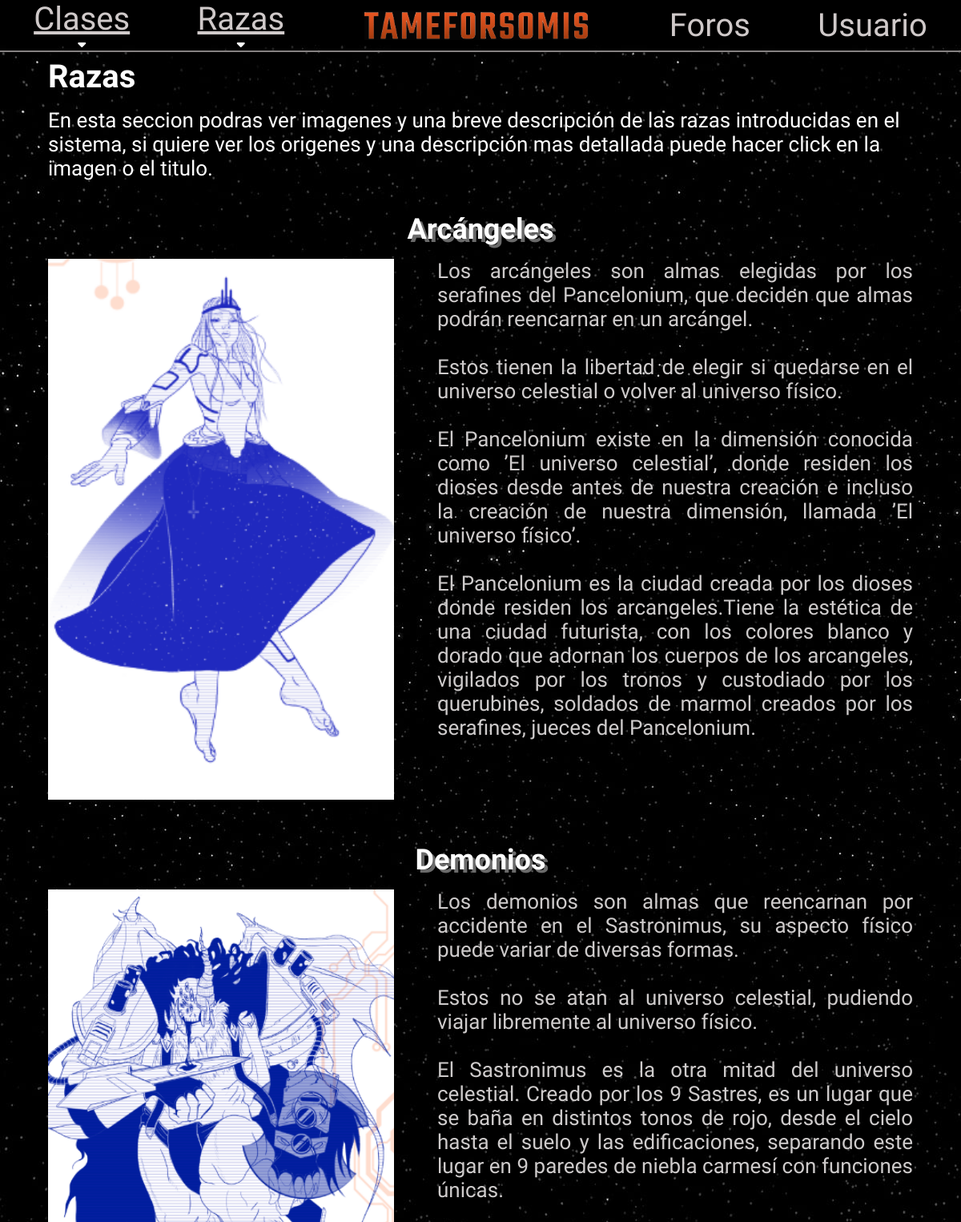
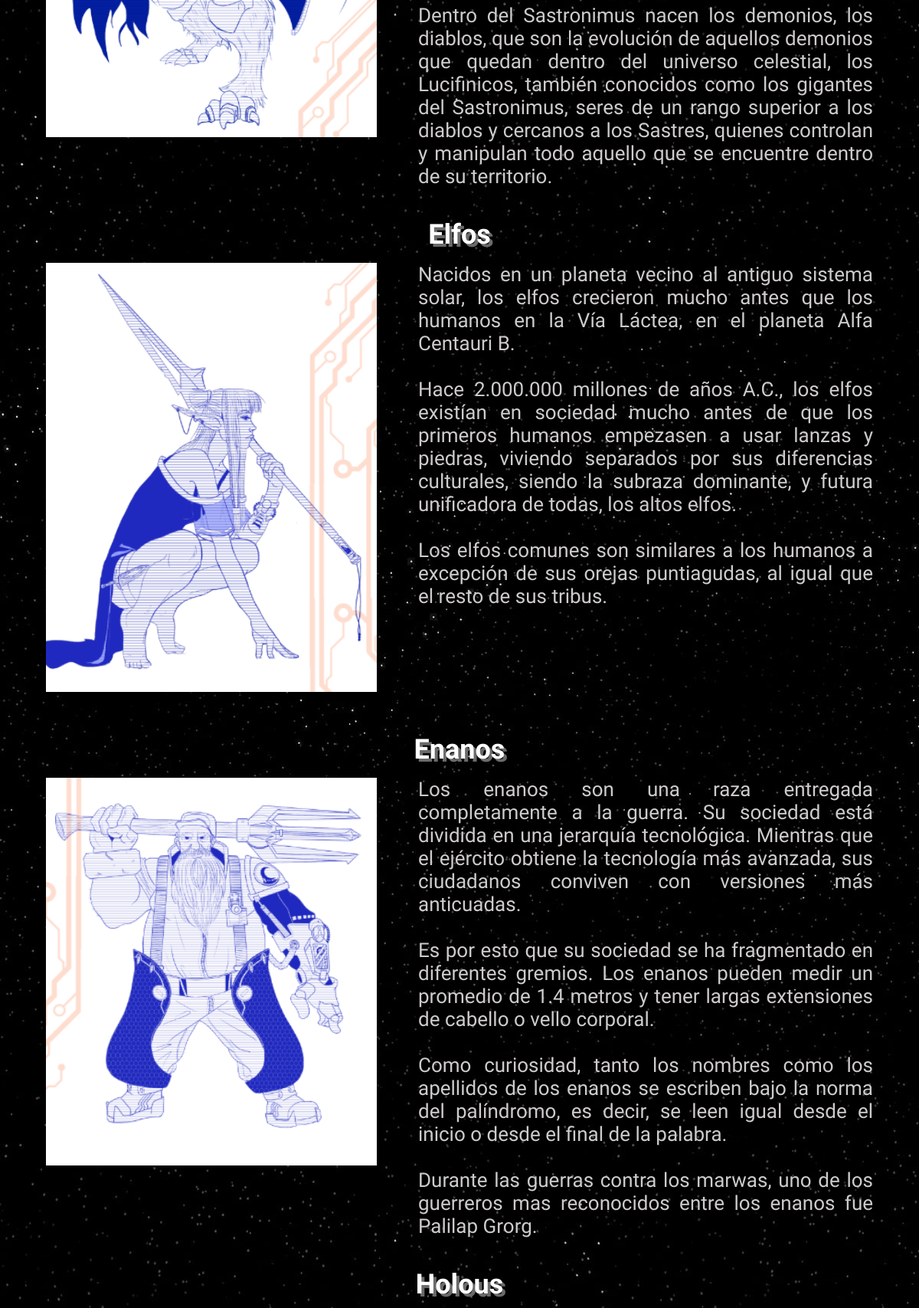
/index.php?action=listarRazas (upper part), run on the app's committed database (2 pictures, top to bottom).
### tables this page shows
CREATE TABLE `raza` (
  `nombre` varchar(200) NOT NULL,
  `descripcion` varchar(1000) NOT NULL,
  `imagen` varchar(200) NOT NULL,
  `dado` varchar(200) NOT NULL,
  `mediaVida` varchar(200) NOT NULL,
  `idioma` varchar(200) NOT NULL,
  `habilidad` varchar(200) NOT NULL
);

### index.php (called while the page is built, shortened)
<?php
require_once 'controller/cliente.php';
require_once 'model/db.php';
require_once 'model/Tameforsomis.php';
require_once 'model/raza.php';
$controlador = new Cliente();
$dataToView  = $controlador->{$_GET["action"]}();
require_once 'view/template/header.php';
require_once 'view/' . $controlador->view . '.php';
require_once 'view/template/footer.php';

### model/db.php (called while the page is built, shortened)
<?php
class Db
{
	public function __construct()
	{
		$this->host = constant('DB_HOST');
		$this->db = constant('DB');
		$this->user = constant('DB_USER');
		$this->pass = constant('DB_PASS');
		$this->conection = new mysqli($this->host, $this->user, $this->pass, $this->db);
	}
}

### model/Tameforsomis.php (called while the page is built, shortened)
<?php
class Tameforsomis
{
	private $conection;
	private array $razas = array();
	public function getConection()
	{
		$dbObj = new Db();
		$this->conection = $dbObj->conection;
	}
	public function getRazas()
	{
		$sql = "SELECT * FROM raza";
		$result = $this->conection->query($sql);
		if ($result->num_rows > 0) {
			$i = 0;
			while ($row = $result->fetch_assoc()) {
				$this->razas[$i] = new Raza($row['nombre'], $row['descripcion'], $row['dado'], $row['mediaVida'], $row['idioma'], $row['habilidad'], $row['imagen']);
				$i++;
			}
		}
		return $this->razas;
	}
}

### controller/cliente.php (called while the page is built, shortened)
<?php
class Cliente
{
	private $tameforsomis;
	public function __construct()
	{
		$this->tameforsomis = new Tameforsomis();
	}
	public function listarRazas()
	{
		return $this->tameforsomis->getRazas();
	}
}

### model/raza.php (called while the page is built, shortened)
<?php
class Raza
{
	private $nombre;
	private $descripcion;
	private $img;
	public function __construct($nombre, $descripcion, $dado, $mediaVida, $idioma, $habilidad, $img)
	{
		$this->nombre = $nombre;
		$this->descripcion = $descripcion;
		$this->img = $img;
	}
	public function getNombre()
	{
		return $this->nombre;
	}
	public function getDescripcion()
	{
		return $this->descripcion;
	}
	public function getImg()
	{
		return $this->img;
	}
	public function getConection()
	{
		$dbObj = new Db();
	}
}

### view/razas.php (the view)
<main>
    <section class="sectionClases">
        <h1>
            Razas
        </h1>
        <p>
            En esta seccion podras ver imagenes y una breve descripción de las razas introducidas en el sistema, si quiere ver los origenes y una descripción mas detallada puede hacer click en la imagen o el titulo.
        </p>
    </section>
    <?php for ($i = 0; $i < count($dataToView); $i++) {
    ?>
        <section class="sectionClases">
            <a href="index.php?action=verRaza&nombreRaza=<?= $dataToView[$i]->getNombre() ?>">
                <h1 class="h1clases">
                    <?php echo $dataToView[$i]->getNombre() ?>
                </h1>
            </a>
            <div class="divClases">
                <a class="aclases" href="index.php?action=verRaza&nombreRaza=<?= $dataToView[$i]->getNombre() ?>">
                    <img class="imagenClases" src="<?= $dataToView[$i]->getImg() ?>">
                </a>
                <p class="pclases">
                    <?php echo $dataToView[$i]->getDescripcion() ?>
                </p>
            </div>
        </section>
    <?php
    }
    ?>
</main>

### view/css/estilocabecera.css (style rules this page uses)
* { margin: 0; padding: 0; box-sizing: border-box; list-style: none; text-decoration: none; scroll-behavior: smooth; font-family: 'Montserrat Alternates', sans-serif; }
html { height: 100vh; }
body { background: url(../../img/HD-wallpaper-stars-black-blackandwhite-night-sky-star-white.jpg); }
a:link, a:visited, a:active { text-decoration: none; color: rgb(207, 201, 201); }

### view/css/estiloindex.css (style rules this page uses)
main { margin: auto; width: 90vw; flex: 1; }

### view/css/footer.css (style rules this page uses)
body { min-height: 100vh; display: flex; flex-direction: column; }

### view/css/estiloclases.css (style rules this page uses)
.h1clases { color: white; margin-bottom: 2vh; font-size: 36px; text-shadow: 4px 4px rgb(106, 106, 106); text-align: center; }
.pclases { color: rgb(206, 203, 203); width: 80%; font-size: 20px; text-align: justify; }
.imagenClases { width: 100%; margin-bottom: 10px; transition: all 1s; }
.divClases { display: flex; flex-direction: column; justify-content: space-between; align-items: center; }
.sectionClases { margin-bottom: 5vh; }
@media (min-width: 920px) { .pclases { font-size: 20px; width: 55%; } }
@media (min-width: 920px) { .aclases { width: 40%; } }
@media (min-width: 920px) { .divClases { flex-direction: row; align-items: normal; } }
@media (min-width: 1160px) { .pclases { font-size: 26px; width: 55%; } }

### view/css/estiloclase.css (style rules this page uses)
h1 { color: white; font-size: 40px; margin-bottom: 2vh; }
p { color: white; font-size: 26px; }

### data on the page
raza: nombre "Arcángeles", imagen (picture), descripcion "Los arcángeles son almas elegidas por los serafines del Pancelonium, que deciden que almas podrán reencarnar en un arcángel. Estos tienen la libertad de elegir si quedarse en el universo celestial o volver al universo físico. El Pancelonium existe en la dimensión conocida como ’El universo celestial’, donde residen los dioses desde antes de nuestra creación e incluso la creación de nuestra dimensión, llamada ’El universo físico’. El Pancelonium es la ciudad creada por los dioses donde residen los arcangeles.Tiene la estética de una ciudad futurista, con los colores blanco y dorado que adornan los cuerpos de los arcangeles, vigilados por los tronos y custodiado por los querubines, soldados…"
raza: nombre "Demonios", imagen (picture), descripcion "Los demonios son almas que reencarnan por accidente en el Sastronimus, su aspecto físico puede variar de diversas formas. Estos no se atan al universo celestial, pudiendo viajar libremente al universo físico. El Sastronimus es la otra mitad del universo celestial. Creado por los 9 Sastres, es un lugar que se baña en distintos tonos de rojo, desde el cielo hasta el suelo y las edificaciones, separando este lugar en 9 paredes de niebla carmesí con funciones únicas. Dentro del Sastronimus nacen los demonios, los diablos, que son la evolución de aquellos demonios que quedan dentro del universo celestial, los Lucifinicos, también conocidos como los gigantes del Sastronimus, seres de un rango…"
raza: nombre "Elfos", imagen (picture), descripcion "Nacidos en un planeta vecino al antiguo sistema solar, los elfos crecieron mucho antes que los humanos en la Vía Láctea, en el planeta Alfa Centauri B. Hace 2.000.000 millones de años A.C., los elfos existían en sociedad mucho antes de que los primeros humanos empezasen a usar lanzas y piedras, viviendo separados por sus diferencias culturales, siendo la subraza dominante, y futura unificadora de todas, los altos elfos. Los elfos comunes son similares a los humanos a excepción de sus orejas puntiagudas, al igual que el resto de sus tribus."
raza: nombre "Enanos", imagen (picture), descripcion "Los enanos son una raza entregada completamente a la guerra. Su sociedad está dividida en una jerarquía tecnológica. Mientras que el ejército obtiene la tecnología más avanzada, sus ciudadanos conviven con versiones más anticuadas. Es por esto que su sociedad se ha fragmentado en diferentes gremios. Los enanos pueden medir un promedio de 1.4 metros y tener largas extensiones de cabello o vello corporal. Como curiosidad, tanto los nombres como los apellidos de los enanos se escriben bajo la norma del palíndromo, es decir, se leen igual desde el inicio o desde el final de la palabra. Durante las guerras contra los marwas, uno de los guerreros mas reconocidos entre los enanos fue Palilap Grorg."
raza: nombre "Holous"
